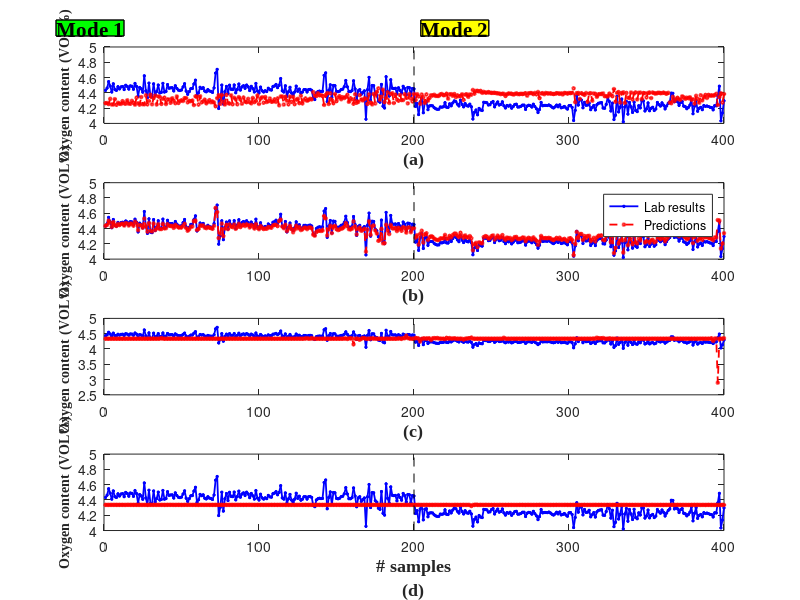

Reproduce this figure in MATLAB. (Note: this script raises an error after producing the figure.)
clc;clear;
load res11-3.mat

nn = 15;
yn = 10;
figure(1)
subplot(4,1,1)
plot(Res_raw_Y(1,:),'b*-','LineWidth', 1.3, 'MarkerSize', 2); hold on
plot(Res_raw_rbppcr(1,:),'ro--','LineWidth', 1.3, 'MarkerSize', 2);hold on
plot([200,200],[4,5],'k--');
annotation('textbox',[0.070,0.94,0.46,0.06],'BackgroundColor', 'g','LineStyle','-','LineWidth',1,...
     'String', 'Mode 1','HorizontalAlignment','center','VerticalAlignment','middle',...
     'FontName', 'times new Roman', 'FontSize', nn,'fontweight','b');  % [0.13,0.865,0.39,0.08] = [x_begin y_begin length height]
annotation('textbox',[0.526,0.94,0.455,0.06],'BackgroundColor', 'y','LineStyle','-','LineWidth',1,...
     'String', 'Mode 2','HorizontalAlignment','center','VerticalAlignment','middle',...
     'FontName', 'times new Roman', 'FontSize', nn,'fontweight','b');
ylabel('Oxygen content (VOL%)','fontsize',yn,'Fontname','times new Roman','fontweight','b');
xlabel('(a)','fontsize',13,'Fontname','times new Roman','fontweight','b')

subplot(4,1,2)
plot(Res_raw_Y(1,:),'b*-','LineWidth', 1.3, 'MarkerSize', 2); hold on
plot(Res_raw_mppcr(1,:),'ro--','LineWidth', 1.3, 'MarkerSize', 2);hold on
plot([200,200],[4,5],'k--');
ylabel('Oxygen content (VOL%)','fontsize',yn,'Fontname','times new Roman','fontweight','b');
xlabel('(b)','fontsize',13,'Fontname','times new Roman','fontweight','b')
legend('Lab results','Predictions')

subplot(4,1,3)
plot(Res_raw_Y(1,:),'b*-','LineWidth', 1.3, 'MarkerSize', 2); hold on
plot(Res_raw_gmm(1,:),'ro--','LineWidth', 1.3, 'MarkerSize', 2); hold on
plot([200,200],[4,5],'k--');
ylabel('Oxygen content (VOL%)','fontsize',yn,'Fontname','times new Roman','fontweight','b');
xlabel('(c)','fontsize',13,'Fontname','times new Roman','fontweight','b')

subplot(4,1,4)
plot(Res_raw_Y(1,:),'b*-','LineWidth', 1.3, 'MarkerSize', 2); hold on
plot(Res_raw_MixPLS(1,:),'ro--','LineWidth', 1.3, 'MarkerSize', 2);hold on
plot([200,200],[4,5],'k--');
ylabel('Oxygen content (VOL%)','fontsize',yn,'Fontname','times new Roman','fontweight','b');
xlabel({'# samples';'(d)'},'fontsize',13,'Fontname','times new Roman','fontweight','b')
tightfig;

figure(2)
subplot(4,1,1)
plot(Res_raw_Y(2,:),'b*-','LineWidth', 1.3, 'MarkerSize', 2); hold on
plot(Res_raw_rbppcr(2,:),'ro--','LineWidth', 1.3, 'MarkerSize', 2);hold on
plot([200,200],[1,5.5],'k--');
annotation('textbox',[0.055,0.94,0.467,0.06],'BackgroundColor', 'g','LineStyle','-','LineWidth',1,...
     'String', 'Mode 1','HorizontalAlignment','center','VerticalAlignment','middle',...
     'FontName', 'times new Roman', 'FontSize', nn,'fontweight','b');  % [0.13,0.865,0.39,0.08] = [x_begin y_begin length height]
annotation('textbox',[0.519,0.94,0.465,0.06],'BackgroundColor', 'y','LineStyle','-','LineWidth',1,...
     'String', 'Mode 2','HorizontalAlignment','center','VerticalAlignment','middle',...
     'FontName', 'times new Roman', 'FontSize', nn,'fontweight','b');
ylabel('CO content (VOL%)','fontsize',yn,'Fontname','times new Roman','fontweight','b');
xlabel('(a)','fontsize',13,'Fontname','times new Roman','fontweight','b')

subplot(4,1,2)
plot(Res_raw_Y(2,:),'b*-','LineWidth', 1.3, 'MarkerSize', 2); hold on
plot(Res_raw_mppcr(2,:),'ro--','LineWidth', 1.3, 'MarkerSize', 2);hold on
plot([200,200],[1,5.5],'k--');
ylabel('CO content (VOL%)','fontsize',yn,'Fontname','times new Roman','fontweight','b');
xlabel('(b)','fontsize',13,'Fontname','times new Roman','fontweight','b')
legend('Lab results','Predictions')

subplot(4,1,3)
plot(Res_raw_Y(2,:),'b*-','LineWidth', 1.3, 'MarkerSize', 2); hold on
plot(Res_raw_gmm(2,:),'ro--','LineWidth', 1.3, 'MarkerSize', 2);hold on
plot([200,200],[1,5.5],'k--');
ylabel('CO content (VOL%)','fontsize',yn,'Fontname','times new Roman','fontweight','b');
xlabel('(c)','fontsize',13,'Fontname','times new Roman','fontweight','b')

subplot(4,1,4)
plot(Res_raw_Y(2,:),'b*-','LineWidth', 1.3, 'MarkerSize', 2); hold on
plot(Res_raw_MixPLS(2,:),'ro--','LineWidth', 1.3, 'MarkerSize', 2);hold on
plot([200,200],[1,5.5],'k--');
ylabel('CO content (VOL%)','fontsize',yn,'Fontname','times new Roman','fontweight','b');
xlabel({'# samples';'(d)'},'fontsize',13,'Fontname','times new Roman','fontweight','b')
tightfig;




